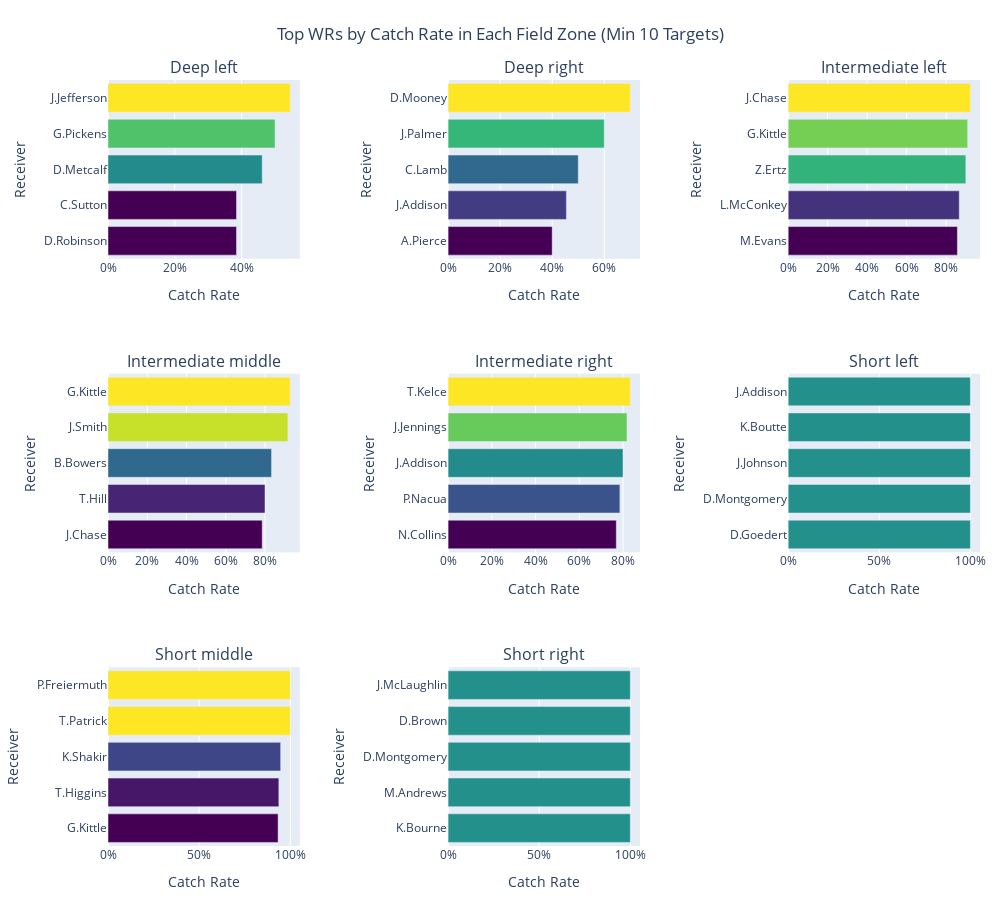

The notebook cell this image was saved under:
### Code cell
#Filter for players that had a minimum of 10 targets in each zone of the field

min_targets = 10

zone_filter = receiver_df[receiver_df['targets']>=min_targets]

top_per_zone = (
    zone_filter.sort_values(["route_category", "catch rate"], ascending=[True, False])
    .groupby("route_category")
    .head(5)  # Top 5 per zone
)

top_per_zone = pd.merge(top_per_zone,receiver_names,how='inner',on='receiver_player_id')

# Define unique route categories and layout

route_categories = sorted(top_per_zone["route_category"].unique())
n_rows, n_cols = 3, 3
fig = make_subplots(rows=n_rows, cols=n_cols,
                    subplot_titles=[route.replace("_", " ") for route in route_categories],
                    horizontal_spacing=0.17, vertical_spacing=0.15)

# Add bars to each subplot
for i, route in enumerate(route_categories):
    row = i // n_cols + 1
    col = i % n_cols + 1
    zone_df = top_per_zone[top_per_zone["route_category"] == route].sort_values("catch rate", ascending=True)

    fig.add_trace(
        go.Bar(
            x=zone_df["catch rate"]/100,
            y=zone_df["receiver_player_name"],
            orientation="h",
            marker=dict(color=zone_df["catch rate"], colorscale="Viridis"),
            hoverinfo="x+y"
        ),
        row=row, col=col
    )

# Update layout globally
fig.update_layout(
    height=900,
    width=1000,
    showlegend=False,
    title_text="Top WRs by Catch Rate in Each Field Zone (Min 10 Targets)",
    title_x=0.5,
    font=dict(size=12),
    margin=dict(t=80, l=50, r=20, b=50)
)

# Axis label adjustments
for i in range(1, len(route_categories) + 1):
    fig.update_yaxes(title_text="Receiver", row=(i - 1) // n_cols + 1, col=(i - 1) % n_cols + 1)
    fig.update_xaxes(title_text="Catch Rate",tickformat=".0%", row=(i - 1) // n_cols + 1, col=(i - 1) % n_cols + 1)

fig.show()

### Figure 1 — Plotly figure (JSON) as saved in the notebook; plotly's stock layout.template omitted (floating-point values rounded to 4 significant figures)
{"data": [{"hoverinfo": "x+y", "marker": {"color": [38.46, 38.46, 46.15, 50.0, 54.55], "colorscale": [[0, "#440154"], [0.1111, "#482878"], [0.2222, "#3e4989"], [0.3333, "#31688e"], [0.4444, "#26828e"], [0.5556, "#1f9e89"], [0.6667, "#35b779"], [0.7778, "#6ece58"], [0.8889, "#b5de2b"], [1, "#fde725"]]}, "orientation": "h", "type": "bar", "x": [0.3846, 0.3846, 0.4615, 0.5, 0.5455], "xaxis": "x", "y": ["D.Robinson", "C.Sutton", "D.Metcalf", "G.Pickens", "J.Jefferson"], "yaxis": "y"}, {"hoverinfo": "x+y", "marker": {"color": [40.0, 45.45, 50.0, 60.0, 70.0], "colorscale": [[0, "#440154"], [0.1111, "#482878"], [0.2222, "#3e4989"], [0.3333, "#31688e"], [0.4444, "#26828e"], [0.5556, "#1f9e89"], [0.6667, "#35b779"], [0.7778, "#6ece58"], [0.8889, "#b5de2b"], [1, "#fde725"]]}, "orientation": "h", "type": "bar", "x": [0.4, 0.4545, 0.5, 0.6, 0.7], "xaxis": "x2", "y": ["A.Pierce", "J.Addison", "C.Lamb", "J.Palmer", "D.Mooney"], "yaxis": "y2"}, {"hoverinfo": "x+y", "marker": {"color": [85.71, 86.67, 90.0, 90.91, 92.31], "colorscale": [[0, "#440154"], [0.1111, "#482878"], [0.2222, "#3e4989"], [0.3333, "#31688e"], [0.4444, "#26828e"], [0.5556, "#1f9e89"], [0.6667, "#35b779"], [0.7778, "#6ece58"], [0.8889, "#b5de2b"], [1, "#fde725"]]}, "orientation": "h", "type": "bar", "x": [0.8571, 0.8667, 0.9, 0.9091, 0.9231], "xaxis": "x3", "y": ["M.Evans", "L.McConkey", "Z.Ertz", "G.Kittle", "J.Chase"], "yaxis": "y3"}, {"hoverinfo": "x+y", "marker": {"color": [78.57, 80.0, 83.33, 91.67, 92.86], "colorscale": [[0, "#440154"], [0.1111, "#482878"], [0.2222, "#3e4989"], [0.3333, "#31688e"], [0.4444, "#26828e"], [0.5556, "#1f9e89"], [0.6667, "#35b779"], [0.7778, "#6ece58"], [0.8889, "#b5de2b"], [1, "#fde725"]]}, "orientation": "h", "type": "bar", "x": [0.7857, 0.8, 0.8333, 0.9167, 0.9286], "xaxis": "x4", "y": ["J.Chase", "T.Hill", "B.Bowers", "J.Smith", "G.Kittle"], "yaxis": "y4"}, {"hoverinfo": "x+y", "marker": {"color": [76.92, 78.57, 80.0, 81.82, 83.33], "colorscale": [[0, "#440154"], [0.1111, "#482878"], [0.2222, "#3e4989"], [0.3333, "#31688e"], [0.4444, "#26828e"], [0.5556, "#1f9e89"], [0.6667, "#35b779"], [0.7778, "#6ece58"], [0.8889, "#b5de2b"], [1, "#fde725"]]}, "orientation": "h", "type": "bar", "x": [0.7692, 0.7857, 0.8, 0.8182, 0.8333], "xaxis": "x5", "y": ["N.Collins", "P.Nacua", "J.Addison", "J.Jennings", "T.Kelce"], "yaxis": "y5"}, {"hoverinfo": "x+y", "marker": {"color": [100.0, 100.0, 100.0, 100.0, 100.0], "colorscale": [[0, "#440154"], [0.1111, "#482878"], [0.2222, "#3e4989"], [0.3333, "#31688e"], [0.4444, "#26828e"], [0.5556, "#1f9e89"], [0.6667, "#35b779"], [0.7778, "#6ece58"], [0.8889, "#b5de2b"], [1, "#fde725"]]}, "orientation": "h", "type": "bar", "x": [1.0, 1.0, 1.0, 1.0, 1.0], "xaxis": "x6", "y": ["D.Goedert", "D.Montgomery", "J.Johnson", "K.Boutte", "J.Addison"], "yaxis": "y6"}, {"hoverinfo": "x+y", "marker": {"color": [93.33, 93.75, 94.74, 100.0, 100.0], "colorscale": [[0, "#440154"], [0.1111, "#482878"], [0.2222, "#3e4989"], [0.3333, "#31688e"], [0.4444, "#26828e"], [0.5556, "#1f9e89"], [0.6667, "#35b779"], [0.7778, "#6ece58"], [0.8889, "#b5de2b"], [1, "#fde725"]]}, "orientation": "h", "type": "bar", "x": [0.9333, 0.9375, 0.9474, 1.0, 1.0], "xaxis": "x7", "y": ["G.Kittle", "T.Higgins", "K.Shakir", "T.Patrick", "P.Freiermuth"], "yaxis": "y7"}, {"hoverinfo": "x+y", "marker": {"color": [100.0, 100.0, 100.0, 100.0, 100.0], "colorscale": [[0, "#440154"], [0.1111, "#482878"], [0.2222, "#3e4989"], [0.3333, "#31688e"], [0.4444, "#26828e"], [0.5556, "#1f9e89"], [0.6667, "#35b779"], [0.7778, "#6ece58"], [0.8889, "#b5de2b"], [1, "#fde725"]]}, "orientation": "h", "type": "bar", "x": [1.0, 1.0, 1.0, 1.0, 1.0], "xaxis": "x8", "y": ["K.Bourne", "M.Andrews", "D.Montgomery", "D.Brown", "J.McLaughlin"], "yaxis": "y8"}], "layout": {"annotations": [{"font": {"size": 16}, "showarrow": false, "text": "Deep left", "x": 0.11, "xanchor": "center", "xref": "paper", "y": 1.0, "yanchor": "bottom", "yref": "paper"}, {"font": {"size": 16}, "showarrow": false, "text": "Deep right", "x": 0.5, "xanchor": "center", "xref": "paper", "y": 1.0, "yanchor": "bottom", "yref": "paper"}, {"font": {"size": 16}, "showarrow": false, "text": "Intermediate left", "x": 0.89, "xanchor": "center", "xref": "paper", "y": 1.0, "yanchor": "bottom", "yref": "paper"}, {"font": {"size": 16}, "showarrow": false, "text": "Intermediate middle", "x": 0.11, "xanchor": "center", "xref": "paper", "y": 0.6167, "yanchor": "bottom", "yref": "paper"}, {"font": {"size": 16}, "showarrow": false, "text": "Intermediate right", "x": 0.5, "xanchor": "center", "xref": "paper", "y": 0.6167, "yanchor": "bottom", "yref": "paper"}, {"font": {"size": 16}, "showarrow": false, "text": "Short left", "x": 0.89, "xanchor": "center", "xref": "paper", "y": 0.6167, "yanchor": "bottom", "yref": "paper"}, {"font": {"size": 16}, "showarrow": false, "text": "Short middle", "x": 0.11, "xanchor": "center", "xref": "paper", "y": 0.2333, "yanchor": "bottom", "yref": "paper"}, {"font": {"size": 16}, "showarrow": false, "text": "Short right", "x": 0.5, "xanchor": "center", "xref": "paper", "y": 0.2333, "yanchor": "bottom", "yref": "paper"}], "font": {"size": 12}, "height": 900, "margin": {"b": 50, "l": 50, "r": 20, "t": 80}, "showlegend": false, "title": {"text": "Top WRs by Catch Rate in Each Field Zone (Min 10 Targets)", "x": 0.5}, "width": 1000, "xaxis": {"anchor": "y", "domain": [0, 0.22], "tickformat": ".0%", "title": {"text": "Catch Rate"}}, "xaxis2": {"anchor": "y2", "domain": [0.39, 0.61], "tickformat": ".0%", "title": {"text": "Catch Rate"}}, "xaxis3": {"anchor": "y3", "domain": [0.78, 1], "tickformat": ".0%", "title": {"text": "Catch Rate"}}, "xaxis4": {"anchor": "y4", "domain": [0, 0.22], "tickformat": ".0%", "title": {"text": "Catch Rate"}}, "xaxis5": {"anchor": "y5", "domain": [0.39, 0.61], "tickformat": ".0%", "title": {"text": "Catch Rate"}}, "xaxis6": {"anchor": "y6", "domain": [0.78, 1], "tickformat": ".0%", "title": {"text": "Catch Rate"}}, "xaxis7": {"anchor": "y7", "domain": [0, 0.22], "tickformat": ".0%", "title": {"text": "Catch Rate"}}, "xaxis8": {"anchor": "y8", "domain": [0.39, 0.61], "tickformat": ".0%", "title": {"text": "Catch Rate"}}, "xaxis9": {"anchor": "y9", "domain": [0.78, 1]}, "yaxis": {"anchor": "x", "domain": [0.7667, 1.0], "title": {"text": "Receiver"}}, "yaxis2": {"anchor": "x2", "domain": [0.7667, 1.0], "title": {"text": "Receiver"}}, "yaxis3": {"anchor": "x3", "domain": [0.7667, 1.0], "title": {"text": "Receiver"}}, "yaxis4": {"anchor": "x4", "domain": [0.3833, 0.6167], "title": {"text": "Receiver"}}, "yaxis5": {"anchor": "x5", "domain": [0.3833, 0.6167], "title": {"text": "Receiver"}}, "yaxis6": {"anchor": "x6", "domain": [0.3833, 0.6167], "title": {"text": "Receiver"}}, "yaxis7": {"anchor": "x7", "domain": [0, 0.2333], "title": {"text": "Receiver"}}, "yaxis8": {"anchor": "x8", "domain": [0, 0.2333], "title": {"text": "Receiver"}}, "yaxis9": {"anchor": "x9", "domain": [0, 0.2333]}}}
